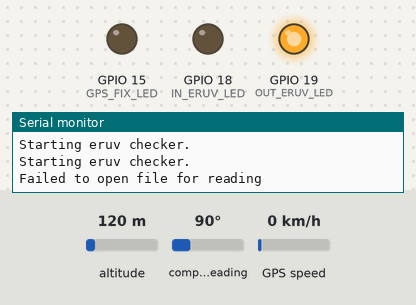
Bench run of a sketch on a simulated ESP32. Shown: output pins drawn as LEDs (lit = HIGH), the last lines printed to the serial monitor. Inputs (shaded band) come from the test bench; at power-on: altitude 120 m, compass heading 90°, GPS speed 0 km/h. WiFi joins after 1.5 s; servers stay silent unless stated; storage starts empty; the GPS gets a fix after 3 s at 37.7749, -122.4194 with 8 satellites.

Above: at 1.6 s.
At 2.6 s:
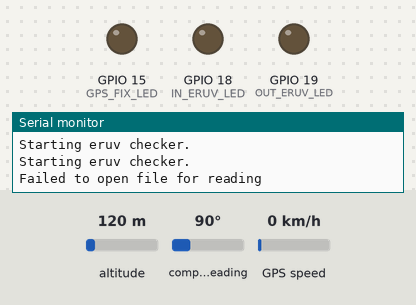
At 3.6 s:
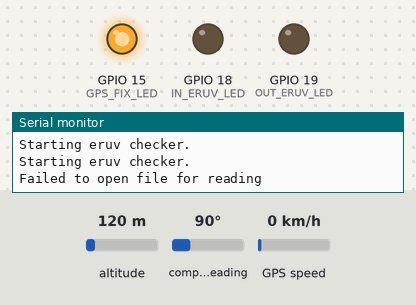
At 4.7 s:
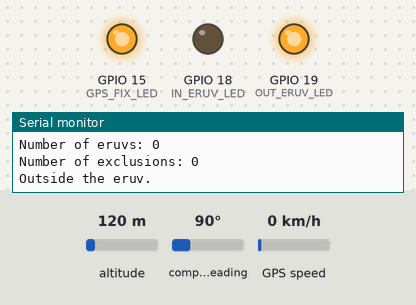
Timing chart, 0 to 6.2 s (numbered marks = the images above):
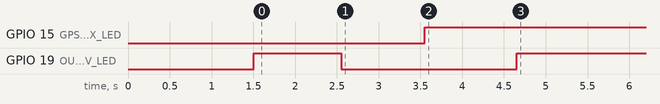

Measured:
- by itself, GPIO 15 (GPS_FIX_LED): LOW → HIGH at 3.6 s
- by itself, GPIO 19 (OUT_ERUV_LED): HIGH → LOW at 2.5 s, → HIGH 2.1 s later

The sketch:

EruvChecker.ino
```cpp
#include <Arduino.h>
#include <Adafruit_GPS.h>
#include <WiFi.h>
#include <AsyncTCP.h>
#include <ESPAsyncWebServer.h>
#include <WebSerial.h>
#include "SPIFFS.h"
#include <ArduinoJson.h>
#include <Eruv.h>
#include <vector>
#include <MultiPrint.h>
#include <freertos/FreeRTOS.h>
#include <freertos/task.h>
#include <freertos/semphr.h>

MultiPrint multiPrinter;

// Connect to the GPS on the hardware I2C port
Adafruit_GPS GPS(&Wire);

// Set GPSECHO to 'false' to turn off echoing the GPS data to the Serial console
// Set to 'true' if you want to debug and listen to the raw GPS sentences
#define GPSECHO false
#define GPS_FIX_LED 15
#define IN_ERUV_LED 18
#define OUT_ERUV_LED 19
#define BLINK_RATE 1000
#define CLOSEST_DISTANCE 50 // meters

uint32_t timer = millis();

AsyncWebServer server(80);

const char *ssid = "Flamingos also for sale here"; // WiFi AP SSID
const char *password = "0723697875";               // WiFi AP Password

std::vector<std::vector<Coordinate>> eruvs;
std::vector<std::vector<Coordinate>> exclusions;

volatile EruvStatus eruvStatus = {false, -1};
bool debugMode = false;

SemaphoreHandle_t eruvMutex;
volatile bool gpsFix = false;

// Function to convert a JSON array to a vector of Coordinates
std::vector<Coordinate> rawJsonArrayToPolygon(JsonArray jsonArray)
{
  std::vector<Coordinate> polygon;
  for (size_t i = 0; i < jsonArray.size(); i++)
  {
    Coordinate coord;
    coord.latitude = jsonArray[i][1];
    coord.longitude = jsonArray[i][0];
    polygon.push_back(coord);
  }
  return polygon;
}

// Function to parse JSON and populate Coordinate vectors
void parseEruvJson()
{
  File file = SPIFFS.open("/eruv.json", "r");
  if (!file)
  {
    multiPrinter.println("Failed to open file for reading");
    return;
  }

  // Allocate a buffer to store the JSON file
  JsonDocument doc; // Adjust size based on JSON complexity
  DeserializationError error = deserializeJson(doc, file);
  if (error)
  {
    multiPrinter.print("Failed to parse JSON: ");
    multiPrinter.println(error.c_str());
    file.close();
    return;
  }
  file.close();

  // Parse "eruvs" polygons
  JsonArray raw_eruvs = doc["eruvs"];
  eruvs.clear(); // Clear any existing data
  for (JsonArray polygon : raw_eruvs)
  {
    eruvs.push_back(rawJsonArrayToPolygon(polygon));
  }

  // Parse "eruvExclusionAreas" polygons
  JsonArray eruvExclusionAreas = doc["eruvExclusionAreas"];
  exclusions.clear(); // Clear any existing data
  for (JsonArray polygon : eruvExclusionAreas)
  {
    exclusions.push_back(rawJsonArrayToPolygon(polygon));
  }

  multiPrinter.println("Eruv polygons parsed successfully.");
}

// the values in the NMEA sentences are in the format DDMM.MMMM
// where DD is degrees and MM.MMMM is minutes
// this function converts that to decimal degrees
// for example, 1234.5678 becomes 12.5763 degrees
// 1234.5678 = 12 degrees + 34.5678 minutes
// 12 degrees + (34.5678/60) = 12.5763 degrees
float decimalDegrees(float nmeaCoord)
{
  uint16_t wholeDegrees = 0.01 * nmeaCoord;
  return wholeDegrees + (nmeaCoord - 100.0 * wholeDegrees) / 60.0;
}

void nmeaCheck(String nmea)
{
  if (nmea == "debug")
  {
    debugMode = !debugMode;
    if (debugMode)
    {
      multiPrinter.println("Debug mode enabled.");
    }
    else
    {
      multiPrinter.println("Debug mode disabled.");
    }
    return;
  }
  else
  {
    multiPrinter.println("Received NMEA sentence: " + nmea);
  }
  // Check if the NMEA sentence is valid
  if (GPS.check((char *)nmea.c_str()))
  {
    multiPrinter.println("Valid NMEA sentence received.");
    // Parse the NMEA sentence
    GPS.parse((char *)nmea.c_str());
    // Update the eruv status
    updateEruvStatus();
  }
  else
  {
    multiPrinter.println("Invalid NMEA sentence.");
  }
}

void updateEruvStatus()
{
  if (GPS.fix)
  { // Check if GPS has a valid fix, keeping true for debugging
    multiPrinter.print("Location: ");
    multiPrinter.print(GPS.latitude, 4);
    multiPrinter.print(GPS.lat);
    multiPrinter.print(", ");
    multiPrinter.print(GPS.longitude, 4);
    multiPrinter.println(GPS.lon);
    multiPrinter.print("Speed (knots): ");
    multiPrinter.println(GPS.speed);
    multiPrinter.print("Angle: ");
    multiPrinter.println(GPS.angle);
    multiPrinter.print("Altitude: ");
    multiPrinter.println(GPS.altitude);
    Coordinate currentLocation = {decimalDegrees(GPS.latitude), decimalDegrees(GPS.longitude)};
    if (GPS.lat == 'S')
    {
      currentLocation.latitude = -currentLocation.latitude;
    }
    if (GPS.lon == 'W')
    {
      currentLocation.longitude = -currentLocation.longitude;
    }
    multiPrinter.print("Current Location: ");
    multiPrinter.print(currentLocation.latitude);
    multiPrinter.print(", ");
    multiPrinter.println(currentLocation.longitude);

    // Check if the current location is inside the eruv
    multiPrinter.println("Number of eruvs: " + String(eruvs.size()));
    multiPrinter.println("Number of exclusions: " + String(exclusions.size()));
    EruvStatus localEruvStatus = isPointInEruv(eruvs, exclusions, currentLocation, WebSerial);

    // Update shared state
    xSemaphoreTake(eruvMutex, portMAX_DELAY);
    gpsFix = GPS.fix;
    eruvStatus.inEruv = localEruvStatus.inEruv;
    eruvStatus.distanceToEdge = localEruvStatus.distanceToEdge;
    xSemaphoreGive(eruvMutex);

    if (eruvStatus.inEruv)
    {
      multiPrinter.println("Inside the eruv.");
      multiPrinter.print("Distance to edge: ");
      multiPrinter.print(eruvStatus.distanceToEdge);
      multiPrinter.println(" m.");
    }
    else
    {
      multiPrinter.println("Outside the eruv.");
    }
  }
  else
  {
    xSemaphoreTake(eruvMutex, portMAX_DELAY);
    gpsFix = GPS.fix;
    eruvStatus.inEruv = false;
    eruvStatus.distanceToEdge = -1;
    xSemaphoreGive(eruvMutex);
    multiPrinter.println("No GPS fix.");
  }
}

void setupPrinters()
{
  // Normal serial
  Serial.begin(115200);
  Serial.onReceive([]()
                   {
    String nmea = Serial.readStringUntil('\n');
    nmeaCheck(nmea); });
  multiPrinter.addPrinter(&Serial);

  // Wifi serial
  WiFi.mode(WIFI_STA);
  WiFi.begin(ssid, password);

  if (WiFi.waitForConnectResult() != WL_CONNECTED)
  {
    multiPrinter.printf("WiFi Failed!\n");
    // return;
  }
  else
  {
    // Once connected, print IP
    multiPrinter.print("IP Address: ");
    multiPrinter.println(WiFi.localIP());

    server.on("/", HTTP_GET, [](AsyncWebServerRequest *request)
              { request->send(200, "text/plain", "Hi! This is WebSerial demo. You can access webserial interface at http://" + WiFi.localIP().toString() + "/webserial"); });

    // WebSerial is accessible at "<IP Address>/webserial" in browser
    WebSerial.begin(&server);
    multiPrinter.addPrinter(&WebSerial);
    WebSerial.onMessage(nmeaCheck);

    // Start server
    server.begin();
  }
}

void updateLedTask(void *pvParameters)
{
  bool gpsLedState = false;
  bool inEruvLedState = false;
  uint32_t localTimerGpsFix = millis();
  uint32_t localTimerInEruvBlink = millis();
  while (1)
  {
    EruvStatus localEruvStatus;
    bool localGpsFix;
    xSemaphoreTake(eruvMutex, portMAX_DELAY);
    localEruvStatus = eruvStatus;
    localGpsFix = gpsFix;
    xSemaphoreGive(eruvMutex);

    // if gps fix then led on, otherwise blink
    if (localGpsFix)
    {
      digitalWrite(GPS_FIX_LED, HIGH);
      if (localEruvStatus.inEruv && localEruvStatus.distanceToEdge <= CLOSEST_DISTANCE)
      {
        digitalWrite(OUT_ERUV_LED, LOW);
        if (millis() - localTimerInEruvBlink > BLINK_RATE)
        {
          localTimerInEruvBlink = millis();
          inEruvLedState = !inEruvLedState;
          digitalWrite(IN_ERUV_LED, inEruvLedState ? HIGH : LOW);
        }
      }
      else if (localEruvStatus.inEruv && localEruvStatus.distanceToEdge > CLOSEST_DISTANCE)
      {
        digitalWrite(OUT_ERUV_LED, LOW);
        digitalWrite(IN_ERUV_LED, HIGH);
      }
      else
      {
        digitalWrite(IN_ERUV_LED, LOW);
        digitalWrite(OUT_ERUV_LED, HIGH);
      }
      gpsLedState = true;
    }
    else
    {
      digitalWrite(IN_ERUV_LED, LOW);
      digitalWrite(OUT_ERUV_LED, LOW);
      if (millis() - localTimerGpsFix > BLINK_RATE)
      {
        localTimerGpsFix = millis();
        gpsLedState = !gpsLedState;
        digitalWrite(GPS_FIX_LED, gpsLedState ? HIGH : LOW);
      }
    }
    vTaskDelay(100 / portTICK_PERIOD_MS); // update every 100ms
  }
}

void gpsAndEruvTask(void *pvParameters)
{
  uint32_t localTimer = millis();
  while (1)
  {
    if (!debugMode)
    {
      char c = GPS.read();
      if (GPSECHO)
        if (c)
          multiPrinter.print(c);
      if (GPS.newNMEAreceived())
      {
        if (strstr(GPS.lastNMEA(), "GGA") != NULL)
        {
          multiPrinter.println(GPS.lastNMEA());
        }
        if (!GPS.parse(GPS.lastNMEA()))
          continue;
      }
    }
    if (millis() - localTimer > 2000)
    {
      localTimer = millis();
      if (GPS.fix)
      {
        multiPrinter.print("\nTime: ");
        if (GPS.hour < 10)
          multiPrinter.print('0');
        multiPrinter.print(GPS.hour, DEC);
        multiPrinter.print(':');
        if (GPS.minute < 10)
          multiPrinter.print('0');
        multiPrinter.print(GPS.minute, DEC);
        multiPrinter.print(':');
        if (GPS.seconds < 10)
          multiPrinter.print('0');
        multiPrinter.print(GPS.seconds, DEC);
        multiPrinter.print('.');
        if (GPS.milliseconds < 10)
          multiPrinter.print("00");
        else if (GPS.milliseconds > 9 && GPS.milliseconds < 100)
          multiPrinter.print("0");
        multiPrinter.println(GPS.milliseconds);
        multiPrinter.print("Date: ");
        multiPrinter.print(GPS.day, DEC);
        multiPrinter.print('/');
        multiPrinter.print(GPS.month, DEC);
        multiPrinter.print("/20");
        multiPrinter.println(GPS.year, DEC);
        multiPrinter.print("Fix: ");
        multiPrinter.print((int)GPS.fix);
        multiPrinter.print(" quality: ");
        multiPrinter.println((int)GPS.fixquality);
      }
      updateEruvStatus();
    }
    vTaskDelay(10 / portTICK_PERIOD_MS);
  }
}

void setup()
{
  setupPrinters();

  pinMode(IN_ERUV_LED, OUTPUT);
  pinMode(OUT_ERUV_LED, OUTPUT);
  pinMode(GPS_FIX_LED, OUTPUT);
  digitalWrite(IN_ERUV_LED, LOW);
  digitalWrite(OUT_ERUV_LED, HIGH);
  digitalWrite(GPS_FIX_LED, LOW);
  multiPrinter.println("Starting eruv checker.");

  if (!SPIFFS.begin())
  {
    multiPrinter.println("Card Mount Failed");
    return;
  }
  multiPrinter.println("Starting eruv checker.");
  if (!SPIFFS.begin())
  {
    multiPrinter.println("Card Mount Failed");
    return;
  }
  parseEruvJson();

  // 9600 NMEA is the default baud rate for Adafruit MTK GPS's- some use 4800
  GPS.begin(0x10); // The I2C address to use is 0x10
  // uncomment this line to turn on RMC (recommended minimum) and GGA (fix data) including altitude
  GPS.sendCommand(PMTK_SET_NMEA_OUTPUT_RMCGGA);
  // uncomment this line to turn on only the "minimum recommended" data
  // GPS.sendCommand(PMTK_SET_NMEA_OUTPUT_RMCONLY);
  // For parsing data, we don't suggest using anything but either RMC only or RMC+GGA since
  // the parser doesn't care about other sentences at this time
  // Set the update rate
  GPS.sendCommand(PMTK_SET_NMEA_UPDATE_1HZ); // 1 Hz update rate
  // For the parsing code to work nicely and have time to sort thru the data, and
  // print it out we don't suggest using anything higher than 1 Hz

  // Request updates on antenna status, comment out to keep quiet
  GPS.sendCommand(PGCMD_ANTENNA);

  delay(1000);

  // Ask for firmware version
  GPS.println(PMTK_Q_RELEASE);

  eruvMutex = xSemaphoreCreateMutex();
  xTaskCreatePinnedToCore(gpsAndEruvTask, "GPS_Eruv", 4096, NULL, 1, NULL, 0); // Core 0
  xTaskCreatePinnedToCore(updateLedTask, "LEDs", 2048, NULL, 1, NULL, 1);      // Core 1
}

void loop()
{
  vTaskDelay(1000 / portTICK_PERIOD_MS); // loop not used, just yield
}
```
